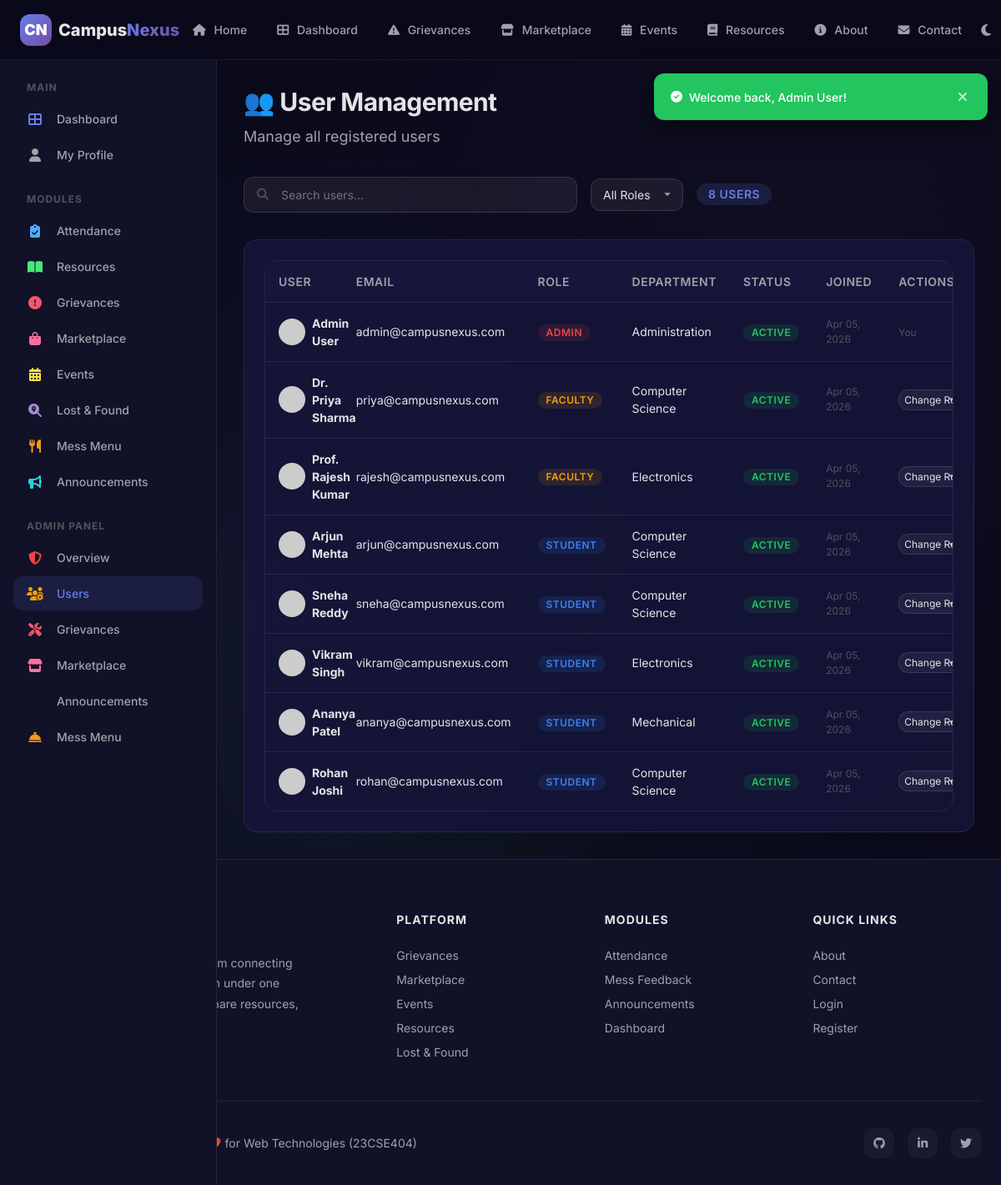
The page /admin/users.php (signed in) on the database its author committed.
### tables this page shows
CREATE TABLE users (
    id INT AUTO_INCREMENT PRIMARY KEY,
    name VARCHAR(100) NOT NULL,
    email VARCHAR(150) NOT NULL UNIQUE,
    password VARCHAR(255) NOT NULL,
    role ENUM('student', 'faculty', 'admin') NOT NULL DEFAULT 'student',
    department VARCHAR(100) DEFAULT 'General',
    avatar VARCHAR(255) DEFAULT NULL,
    bio TEXT DEFAULT NULL,
    is_active TINYINT(1) NOT NULL DEFAULT 1,
    remember_token VARCHAR(255) DEFAULT NULL,
    created_at DATETIME NOT NULL DEFAULT CURRENT_TIMESTAMP,
    last_login DATETIME DEFAULT NULL,
    INDEX idx_email (email),
    INDEX idx_role (role)
);

### includes/functions.php (called while the page is built, shortened)
<?php
function formatDate($datetime, $format = 'M d, Y') {
    return date($format, strtotime($datetime));
}
function getAvatarUrl($avatar, $name = '') {
    $initial = strtoupper(substr($name ?: 'U', 0, 1));
    $colors = ['667EEA', '764BA2', '43E97B', 'F5576C', 'FA709A', '4FACFE', 'F7971E', '30CFD0'];
    $colorIndex = ord($initial) % count($colors);
    $color = $colors[$colorIndex];
    return "https://ui-avatars.com/api/?name=" . urlencode($name) . "&background={$color}&color=fff&size=128&bold=true";
}
?>

### includes/auth.php (called while the page is built, shortened)
<?php
function getCurrentUserId() {
    return $_SESSION['user_id'] ?? null;
}
?>

### admin/users.php (the view, shortened to what this page needs)
<?php
require_once __DIR__ . '/../includes/header.php';
$db = getDB();
$search = $_GET['search'] ?? '';
$where = "WHERE 1=1";
$params = [];
$stmt = $db->prepare("SELECT * FROM users $where ORDER BY created_at DESC");
$stmt->execute($params);
$users = $stmt->fetchAll();
?>
<?php require_once __DIR__ . '/../includes/sidebar.php'; ?>
<div class="page-content with-sidebar">
    <div class="page-header"><h1>👥 User Management</h1><p>Manage all registered users</p></div>
    <div class="filter-bar">
        <div class="search-bar">
            <i class="fas fa-search"></i>
            <input type="text" placeholder="Search users..." value="<?= htmlspecialchars($search) ?>" onkeyup="if(event.key==='Enter')window.location='users.php?search='+this.value">
        </div>
        <select onchange="window.location='users.php?role='+this.value">
            <option value="">All Roles</option>
        </select>
        <span class="badge badge-primary badge-lg"><?= count($users) ?> users</span>
    </div>
    <div class="card">
        <div class="table-container">
            <table class="table">
                <thead>
                    <tr><th>User</th><th>Email</th><th>Role</th><th>Department</th><th>Status</th><th>Joined</th><th>Actions</th></tr>
                </thead>
                <tbody>
                <?php foreach ($users as $u): ?>
                <tr id="user-<?= $u['id'] ?>">
                    <td>
                        <div style="display:flex;align-items:center;gap:8px;">
                            <img src="<?= getAvatarUrl($u['avatar'], $u['name']) ?>" alt="" style="width:32px;height:32px;border-radius:50%;">
                            <strong><?= htmlspecialchars($u['name']) ?></strong>
                        </div>
                    </td>
                    <td style="font-size:var(--text-sm);"><?= htmlspecialchars($u['email']) ?></td>
                    <td><span class="badge badge-<?= $u['role']==='admin'?'danger':($u['role']==='faculty'?'warning':'info') ?>"><?= ucfirst($u['role']) ?></span></td>
                    <td style="font-size:var(--text-sm);"><?= htmlspecialchars($u['department']) ?></td>
                    <td>
                        <span class="badge <?= $u['is_active'] ? 'badge-success' : 'badge-muted' ?>" id="status-<?= $u['id'] ?>">
                            <?= $u['is_active'] ? 'Active' : 'Inactive' ?>
                        </span>
                    </td>
                    <td style="font-size:var(--text-xs);color:var(--text-muted);"><?= formatDate($u['created_at']) ?></td>
                    <td>
                        <?php if ($u['id'] !== getCurrentUserId()): ?>
                        <div style="display:flex;align-items:center;gap:4px;">
                            <form method="POST" style="display:inline;">
                                <select name="new_role" class="form-control" style="width:auto;font-size:12px;padding:4px 6px;" onchange="if(confirm('Change role to ' + this.options[this.selectedIndex].text + '?')) this.form.submit();">
                                    <option value="">Change Role</option>
                                </select>
                            </form>
                        </div>
                        <?php else: ?>
                        <span class="text-xs text-muted">You</span>
                        <?php endif; ?>
                    </td>
                </tr>
                <?php endforeach; ?>
                </tbody>
            </table>
        </div>
    </div>
</div>
<?php require_once __DIR__ . '/../includes/footer.php'; ?>

### rows shown on the page
users: name "Admin User", email "admin@campusnexus.com", role "ADMIN", department "Administration", is_active "ACTIVE", created_at "Apr 05, 2026", shows "You"
users: name "Dr. Priya Sharma", email "priya@campusnexus.com", role "FACULTY", department "Computer Science", is_active "ACTIVE", created_at "Apr 05, 2026"
users: name "Prof. Rajesh Kumar", email "rajesh@campusnexus.com", role "FACULTY", department "Electronics", is_active "ACTIVE", created_at "Apr 05, 2026"
users: name "Arjun Mehta", email "arjun@campusnexus.com", role "STUDENT", department "Computer Science", is_active "ACTIVE", created_at "Apr 05, 2026"
users: name "Sneha Reddy", email "sneha@campusnexus.com", role "STUDENT", department "Computer Science", is_active "ACTIVE", created_at "Apr 05, 2026"
users: name "Vikram Singh", email "vikram@campusnexus.com", role "STUDENT", department "Electronics", is_active "ACTIVE", created_at "Apr 05, 2026"
users: name "Ananya Patel", email "ananya@campusnexus.com", role "STUDENT", department "Mechanical", is_active "ACTIVE", created_at "Apr 05, 2026"
users: name "Rohan Joshi", email "rohan@campusnexus.com", role "STUDENT", department "Computer Science", is_active "ACTIVE", created_at "Apr 05, 2026"

### other values the page prints
$message "Welcome back, Admin User!"
count($users) "8"
